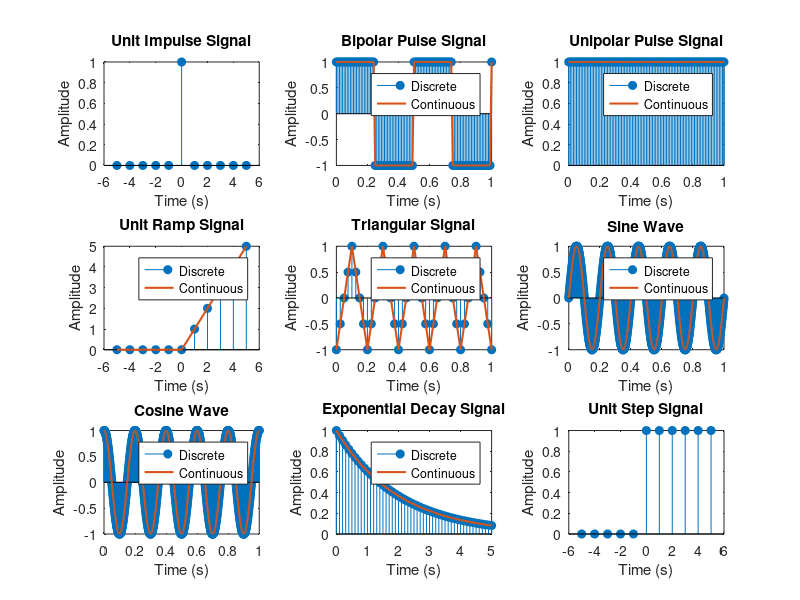

This chart was generated by the following MATLAB code: (Note: this script raises an error after producing the figure.)
clc;
clear all;
close all;

% 1. Unit Impulse Signal
subplot(3,3,1);
t = -5:1:5;
y = [zeros(1,5), 1, zeros(1,5)];
stem(t, y, 'filled');
xlabel("Time (s)");
ylabel("Amplitude");
title("Unit Impulse Signal");

% 2. Bipolar Square Wave
subplot(3,3,2);
t2 = 0:0.01:1;
f2 = 2; % Reduced frequency
y2 = square(2*pi*f2*t2);
stem(t2, y2, 'filled');
hold on;
plot(t2, y2, 'LineWidth', 1.5);
xlabel("Time (s)");
ylabel("Amplitude");
title("Bipolar Pulse Signal");
legend("Discrete", "Continuous");

% 3. Unipolar Square Wave
subplot(3,3,3);
t3 = 0:0.01:1;
y3 = abs(square(2*pi*f2*t3));
stem(t3, y3, 'filled');
hold on;
plot(t3, y3, 'LineWidth', 1.5);
xlabel("Time (s)");
ylabel("Amplitude");
title("Unipolar Pulse Signal");
legend("Discrete", "Continuous");

% 4. Unit Ramp Signal
subplot(3,3,4);
t4 = -5:1:5;
y4 = t4 .* (t4 >= 0);
stem(t4, y4, 'filled');
hold on;
plot(t4, y4, 'LineWidth', 1.5);
xlabel("Time (s)");
ylabel("Amplitude");
title("Unit Ramp Signal");
legend("Discrete", "Continuous");

% 5. Triangular Wave
subplot(3,3,5);
t5 = 0:0.025:1;
f5 = 5; % Increased frequency
y5 = sawtooth(2*pi*f5*t5, 0.5);
stem(t5, y5, 'filled');
hold on;
plot(t5, y5, 'LineWidth', 1.5);
xlabel("Time (s)");
ylabel("Amplitude");
title("Triangular Signal");
legend("Discrete", "Continuous");

% 6. Sine Wave
subplot(3,3,6);
t6 = 0:0.001:1;
f6 = 5; % Increased frequency
y6 = sin(2*pi*f6*t6);
stem(t6, y6, 'filled');
hold on;
plot(t6, y6, 'LineWidth', 1.5);
xlabel("Time (s)");
ylabel("Amplitude");
title("Sine Wave");
legend("Discrete", "Continuous");

% 7. Cosine Wave
subplot(3,3,7);
t7 = 0:0.001:1;
y7 = cos(2*pi*f6*t7);
stem(t7, y7, 'filled');
hold on;
plot(t7, y7, 'LineWidth', 1.5);
xlabel("Time (s)");
ylabel("Amplitude");
title("Cosine Wave");
legend("Discrete", "Continuous");

% 8. Exponential Decay Signal
subplot(3,3,8);
t8 = 0:0.1:5;
y8 = exp(-0.5*t8); % Decaying exponential
stem(t8, y8, 'filled');
hold on;
plot(t8, y8, 'LineWidth', 1.5);
xlabel("Time (s)");
ylabel("Amplitude");
title("Exponential Decay Signal");
legend("Discrete", "Continuous");

% 9. Unit Step Signal
subplot(3,3,9);
t9 = -5:1:5;
y9 = [zeros(1,5), ones(1,6)];
stem(t9, y9, 'filled');
xlabel("Time (s)");
ylabel("Amplitude");
title("Unit Step Signal");

% Adjust layout for better visibility
sgtitle('Signal Plots');
